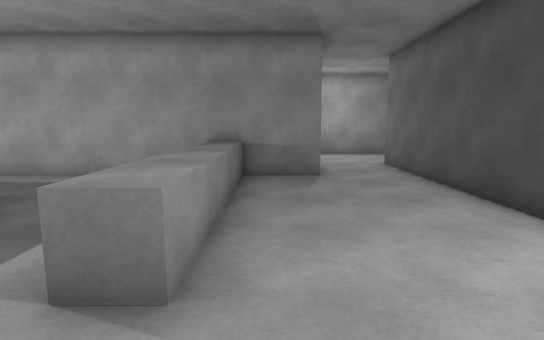
View 1 (above)

24 first-person views from a walk through a Unity game level. The camera is 1.5 m above the floor, tilts 8° down and sees 80° across. Doors are open. The floor is counted in squares, 1 m on a side. Each view is taken from the middle of a square. On the plan, view 1 faces up. The plan holds only what a view shows up to about 15 squares ahead; the rest is blank. The place goes on beyond the plan.

View 2
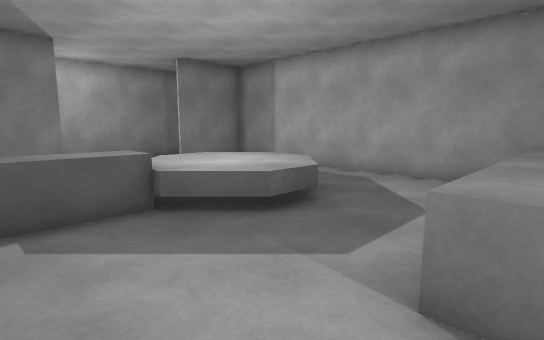

View 3
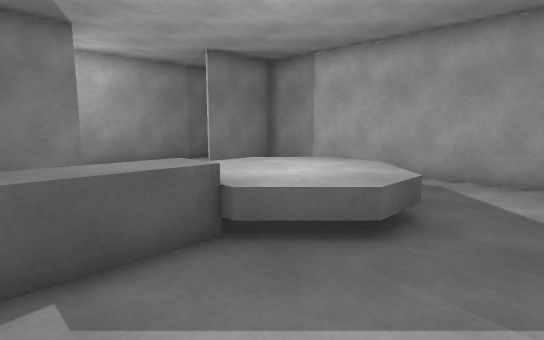

View 4
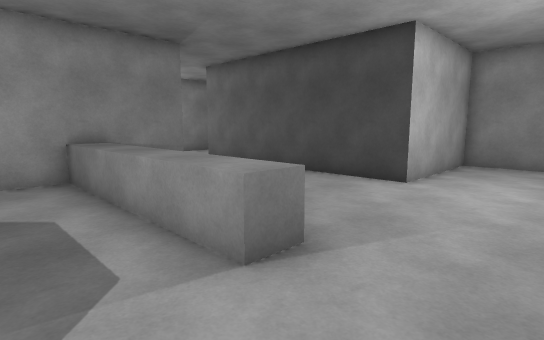

View 5
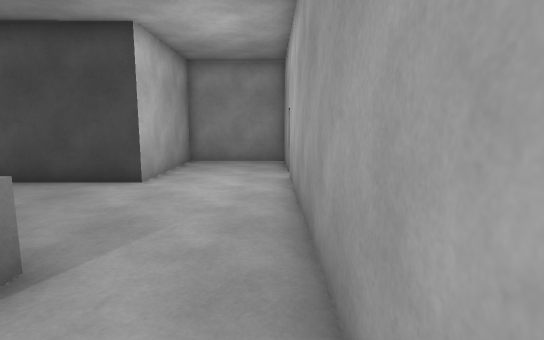

View 6
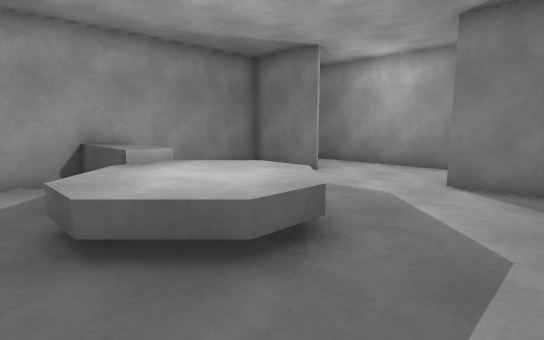

View 7
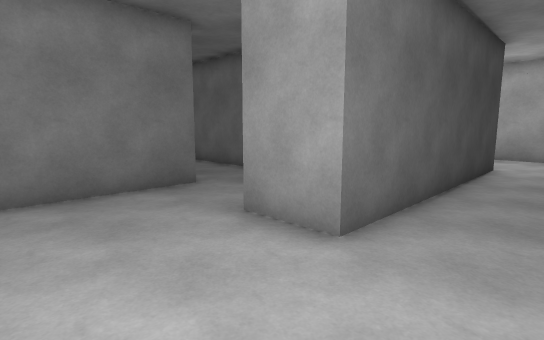

View 8
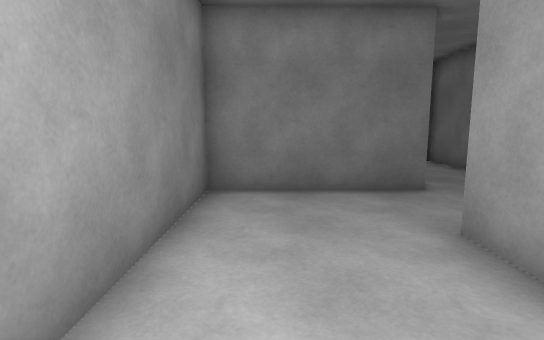

View 9
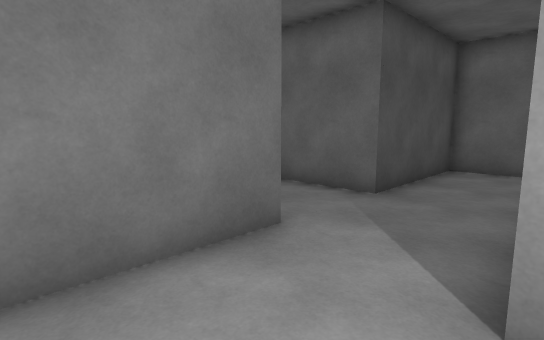

View 10
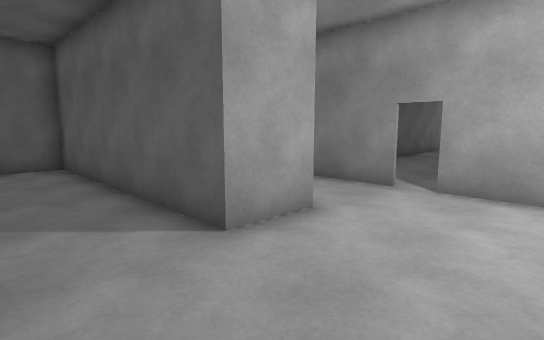

View 11
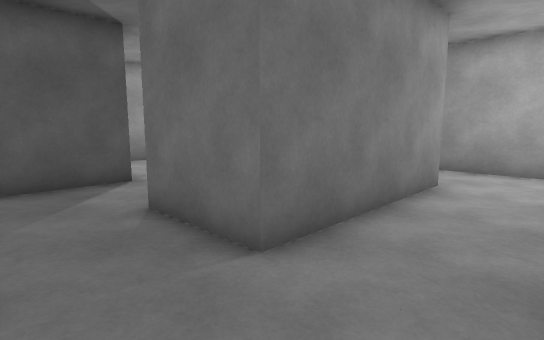

View 12
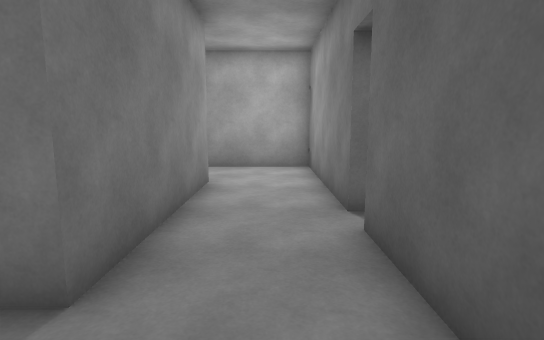

View 13
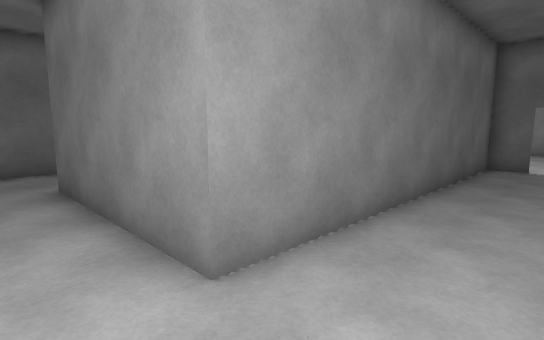

View 14
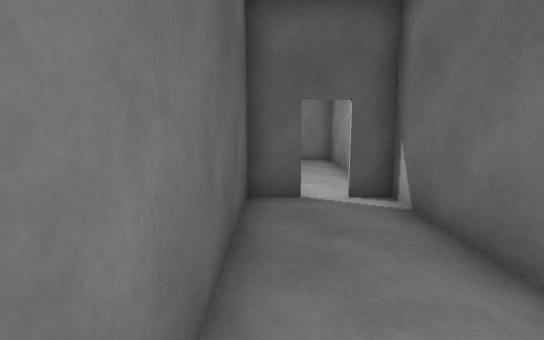

View 15
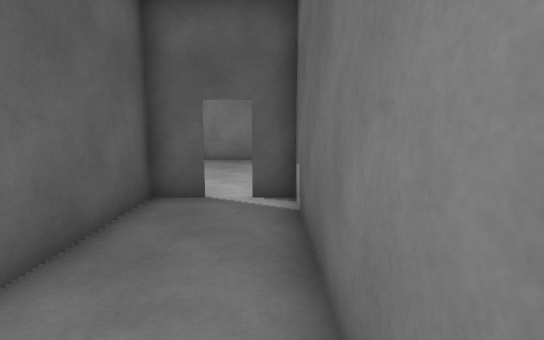

View 16
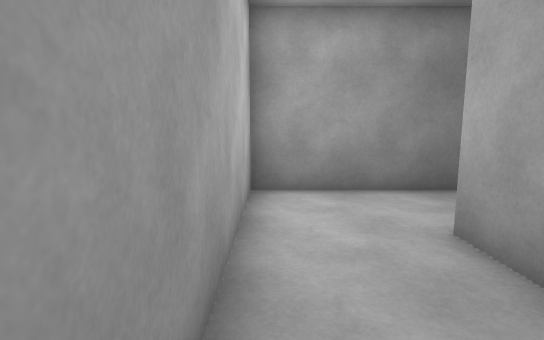

View 17
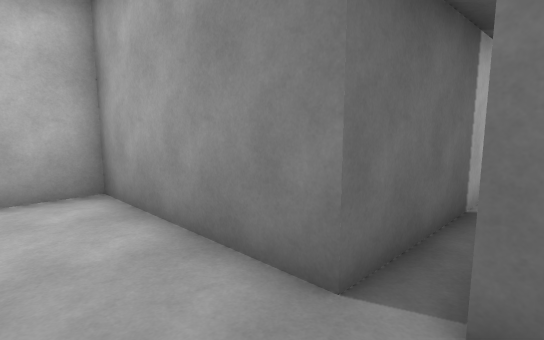

View 18
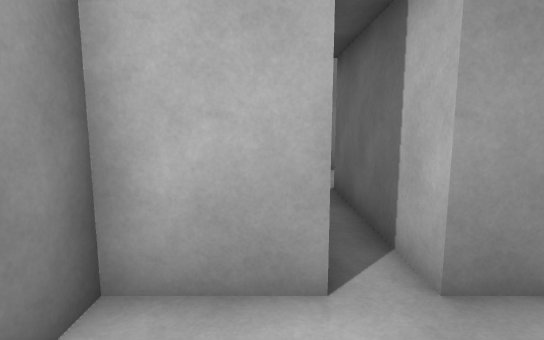

View 19
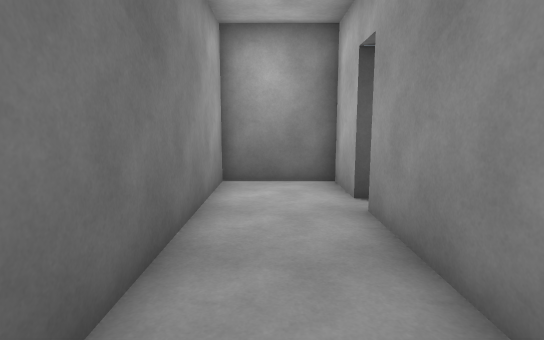

View 20
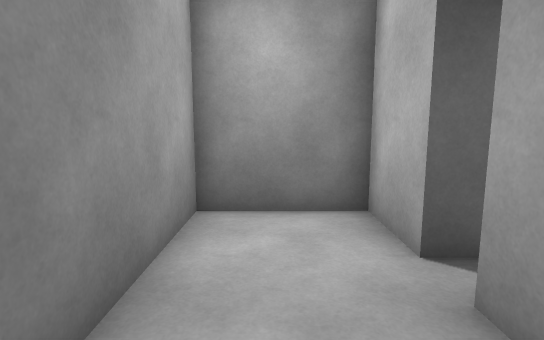

View 21
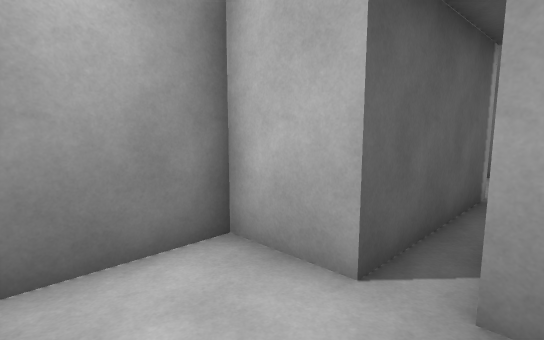

View 22
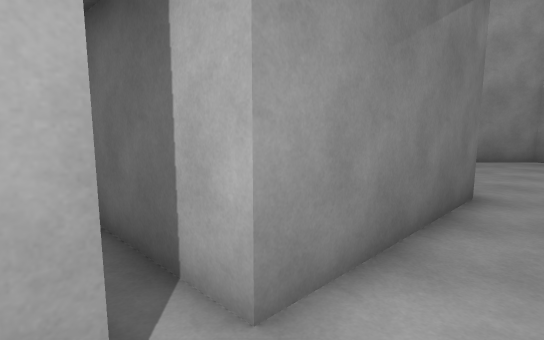

View 23
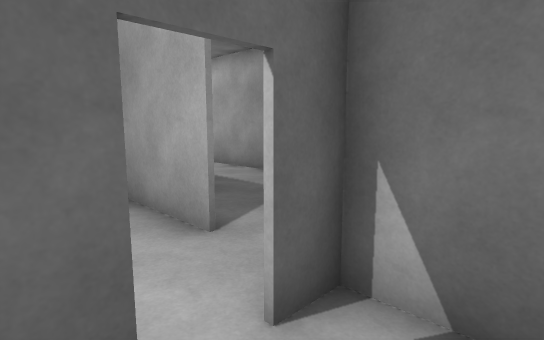

View 24
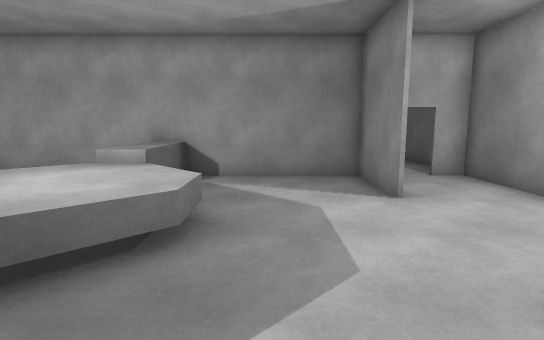

### Floor plan
Key: @ floor where view 1 was taken; # wall or solid block; . floor; ^ raised ledge.
Columns run from 16 left of view 1 to 24 right of it. Each row starts with its distance up from view 1.
 21           ######.################   #.
 20           #......#..............#   #..
 19           #.....................#   #..
 18           #......#..............#   #...#
 17           #      ############...#   #...#
 16                  #........###...#   #...#
 15                  #........###...#####...#
 14                  #........###...........#
 13                ...........###...#####...#
 12             .....#...##...###...#   #...#
 11          ......  #...##.........#   #####
 10    ###############...##.......  #
  9 #  #  ........^^.....##.........#
  8 #  #..........^^.....##...#######
  7 #  #..........^^.....##...#
  6 #.......^^^...^^.....##...#
  5 #......^^^^^..^^.....##...#
  4 #......^^^^^..^^.....##...#
  3 #.......^^^...^^......#####
  2 #..#.....^................#
  1 #..#.....^................#
  0 #..#.....^......@.........#
 -1 ##.################### ####
 -2 #.
 -3 #.
 -4 #.
 -5 #

Positions as (right, up) in squares from view 1, and headings:
1: (0, 0), facing up
2: (-1, 0), facing up-left
3: (-3, 0), facing up-left
4: (-4, 0), facing up-right
5: (-4, 0), facing right
6: (-4, 9), facing down-left
7: (2, 16), facing down-right
8: (2, 15), facing right
9: (6, 15), facing down-right
10: (9, 16), facing down-left
11: (15, 9), facing up-left
12: (14, 9), facing up
13: (14, 20), facing down-left
14: (8, 18), facing left
15: (8, 20), facing left
16: (8, 20), facing right
17: (13, 13), facing up-right
18: (23, 13), facing left
19: (22, 20), facing down
20: (22, 17), facing down
21: (23, 15), facing down-left
22: (22, 13), facing up-left
23: (3, 18), facing up-left
24: (-10, 9), facing down
